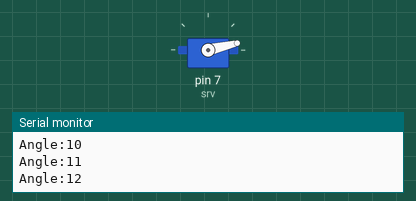
Simulated run of this sketch. Board: Arduino Uno, built with avr-gcc and run on an emulated ATmega328P. Shown: servo, the last lines printed to the serial monitor.

Above: at 1.15 s.
At 14.64 s:
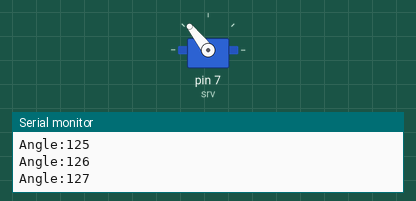
At 21.27 s:
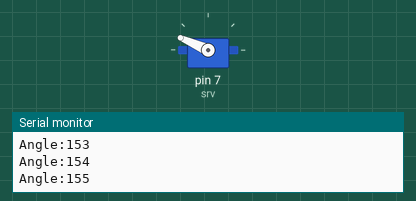
At 27.9 s:
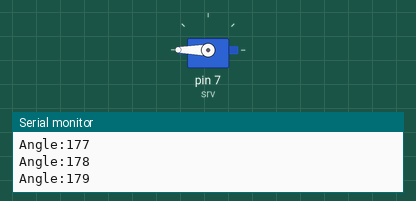
Timing chart, 0 to 40.0 s (numbered marks = the images above):
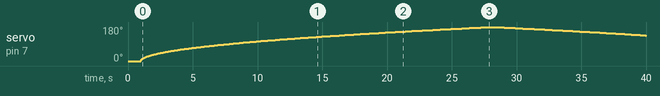

Measured:
- by itself, servo on pin 7 (srv): rises from 0° to 180° in 26.8 s, then falls to 135° in 12.1 s

The sketch:

servoturnbytime1.ino
```cpp
#include <Servo.h>
Servo srv;  // Declare your servo

void setup() {
  srv.attach(7);  // Attach the servo to pin 7
  Serial.begin(9600);
  srv.write(0);
  delay(1000);
}

void loop() {
  for (int a = 0; a <= 180; a++) {
    srv.write(a);
    delay(a*(10.0/6.0));
    Serial.print("Angle:");
    Serial.print(a);
    Serial.println(" ");
  }


  for (int a = 180; a > 0; a--) {
    srv.write(a);
    delay(a*(10.0/6.0));
    Serial.print("Angle:");
    Serial.print(a);
    Serial.println(" ");
  }
}
```
